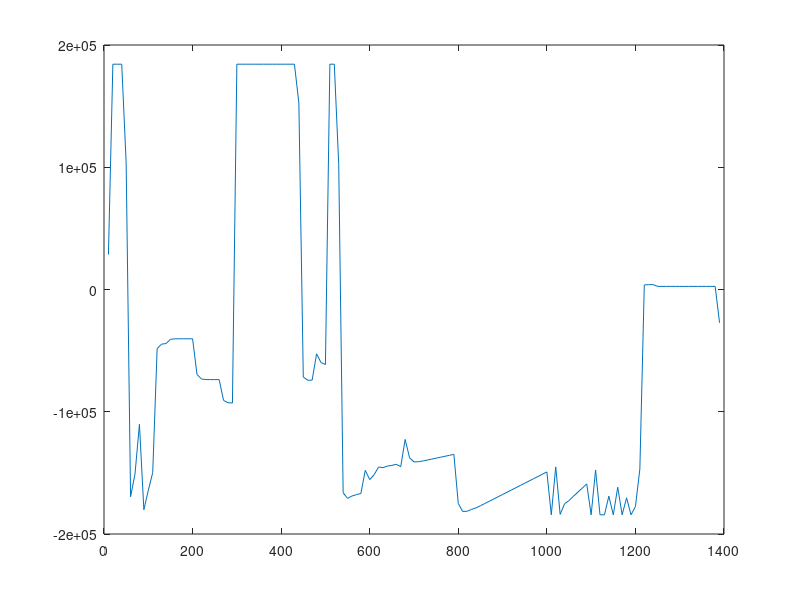
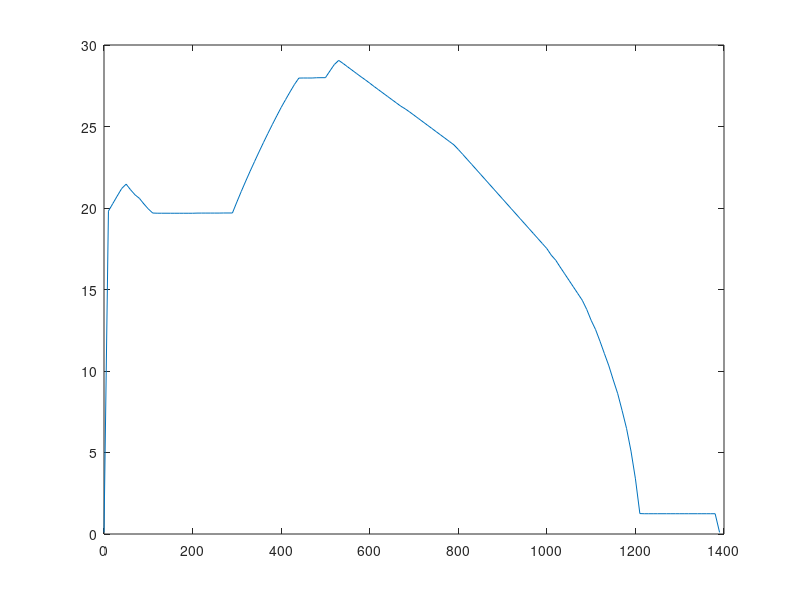
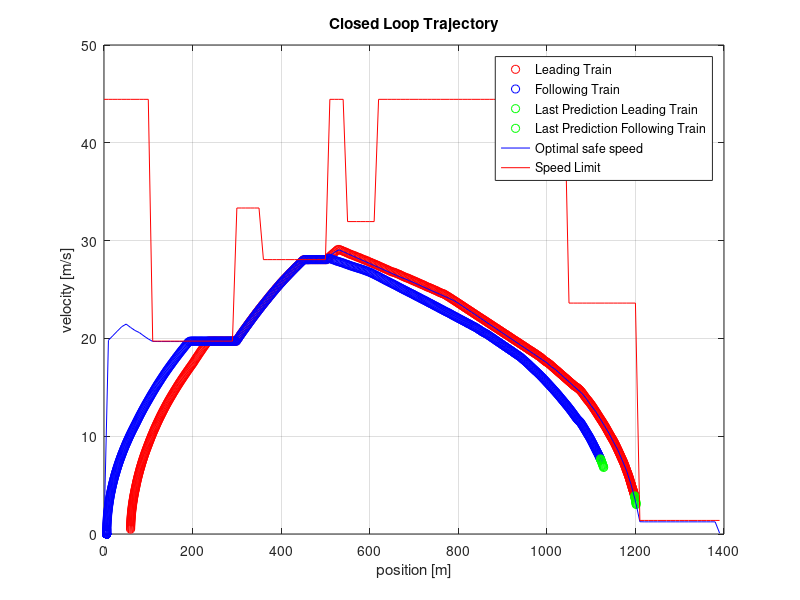
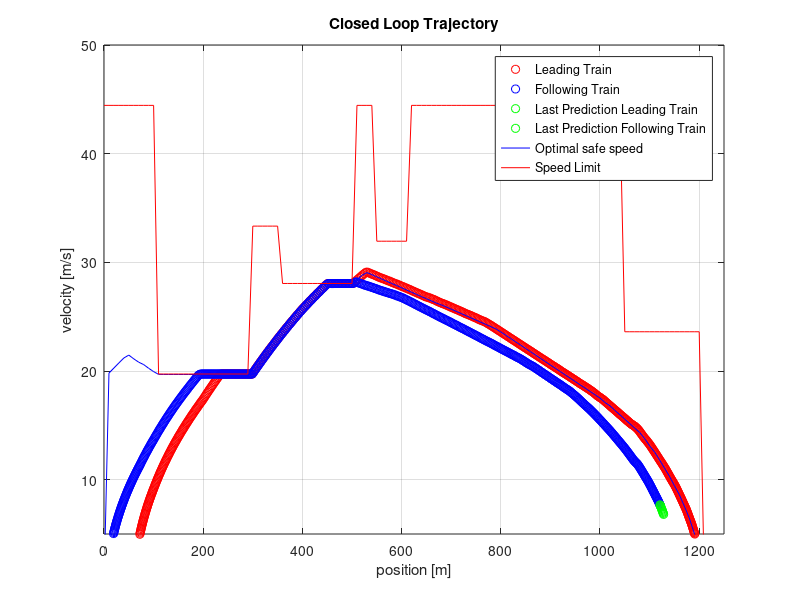

Write the MATLAB code that produced these figures, in order.

addpath('data','functions')

%%

close all
clear
clc

load DP_results.mat
load train_data_midterm.mat

figure;
plot(p_sampled(2:end), uOpt);

figure;
plot(p_sampled, vOpt_DP);
 
 

%%

close all
clear
%load('DP_results.mat')
load('train_data_midterm.mat')
load('both_worked.mat')
pause(0.1)
clc

xOpt{1}(:,1) = x0_l;
for i = 1:685
    xOpt{1}(:,i+1) = x_pred_l{i}(:,2);
    uOpt{1}(:,i) = u_pred_l{i}(:,2);
end

xOpt_l = xOpt{1};
xOpt_f = xOpt{2};
uOpt_l = uOpt{1};
uOpt_f = uOpt{2};

predErr; %TODO
fig = [];

%%
figure;
plot(xOpt_l(1,:),xOpt_l(2,:),'ro')
hold on
if ~isempty(xOpt_f) % following train is also simulated
    plot(xOpt_f(1,:),xOpt_f(2,:),'bo')
    hold on
end
plot(x_pred_l{end}(1,:),x_pred_l{end}(2,:),'go')
hold on
if ~isempty(x_pred_f) % following train is also simulated
    plot(x_pred_f{end}(1,:),x_pred_f{end}(2,:),'go')
    hold on
end
plot(p_sampled,DPspeed_(p_sampled),'b')
hold on
plot(p_sampled,maxspeed_(p_sampled),'r')
grid on
xlabel('position [m]')
ylabel('velocity [m/s]')
title('Closed Loop Trajectory')
if ~isempty(xOpt_f)
    legend('Leading Train','Following Train','Last Prediction Leading Train','Last Prediction Following Train','Optimal safe speed','Speed Limit')
else 
    legend('Leading Train','Last Prediction Leading Train','DPspeed','maxspeed')
end

%%

figure;
plot(xOpt_l(1,:),xOpt_l(2,:),'ro')
hold on
if ~isempty(xOpt_f) % following train is also simulated
    plot(xOpt_f(1,:),xOpt_f(2,:),'bo')
    hold on
end
plot(x_pred_l{end}(1,:),x_pred_l{end}(2,:),'go')
hold on
if ~isempty(x_pred_f) % following train is also simulated
    plot(x_pred_f{end}(1,:),x_pred_f{end}(2,:),'go')
    hold on
end
plot(p_sampled,DPspeed_(p_sampled),'b')
hold on
plot(p_sampled,maxspeed_(p_sampled),'r')
grid on
xlabel('position [m]')
ylabel('velocity [m/s]')
title('Closed Loop Trajectory')
if ~isempty(xOpt_f)
    legend('Leading Train','Following Train','Last Prediction Leading Train','Last Prediction Following Train','Optimal safe speed','Speed Limit')
else 
    legend('Leading Train','Last Prediction Leading Train','DPspeed','maxspeed')
end

ylim([5, 50])
xlim([0, 1250])


%%

figure;
plot(xOpt_l(1,:),xOpt_l(2,:),'g')
hold on

plot(xOpt_f(1,:),xOpt_f(2,:),'b')
hold on

plot(p_sampled,maxspeed_(p_sampled),'r')
grid on

xlabel('position [m]')
xlim([0, 1250])
ylabel('velocity [m/s]')
ylim([4, 50])

title('Closed Loop Trajectory')
legend('Leader','Follower','Speed limit')

%%

figure;
l = size(xOpt_f,2);
distance = xOpt_l(1,:) - xOpt_f(1,:);
plot(distance)
hold on
safedist = (xOpt_f(2,:)).^2.*param.M./(2*param.Pbrake);
plot(safedist);
legend('Train distance', 'Follower braking length')
title('Train distance')
ylabel('length [m]')
xlabel('step, k')


%%
M = length(x_pred_l);
N = length(x_pred_l{1}(2,:));
predErr_l = zeros(4,M-N+1);
predErr_f = zeros(4,M-N+1);

for i=1:M-N+1
    predErr_l(1,i) = norm(xOpt_l(1,i+1:i+N-1) - x_pred_l{i}(1,2:N));
    predErr_l(2,i) = norm(xOpt_l(2,i+1:i+N-1) - x_pred_l{i}(2,2:N));
    predErr_f(1,i) = norm(xOpt_f(1,i+1:i+N-1) - x_pred_f{i}(1,2:N));
    predErr_f(2,i) = norm(xOpt_f(2,i+1:i+N-1) - x_pred_f{i}(2,2:N));
end

figure;
subplot(2,1,1)
plot(predErr_l(1,:))
title({'2-norm prediction error', 'leader'})
ylabel('x_1')
subplot(2,1,2)
plot(predErr_l(2,:))
ylabel('x_2')
xlabel('step, k')

figure;
subplot(2,1,1)
plot(predErr_f(1,:))
title({'2-norm prediction error', 'follower'})
ylabel('x_1')
subplot(2,1,2)
plot(predErr_f(2,:))
ylabel('x_2')
xlabel('step, k')


